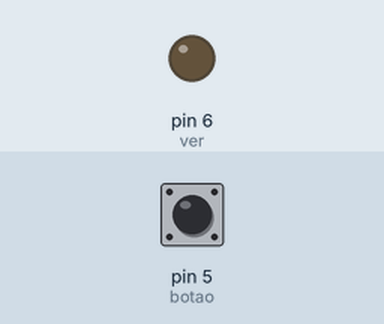
The sketch below on a simulated Arduino Uno, built with avr-gcc and run on an emulated ATmega328P. Parts: output pins drawn as LEDs (lit = HIGH). The test bench sets the inputs (shaded band); at power-on: pin 5 (botao) LOW.

Above: at 1.2 s.
1.3 s: pin 5 (botao) pulled HIGH for 0.15 s
At 2.0 s:
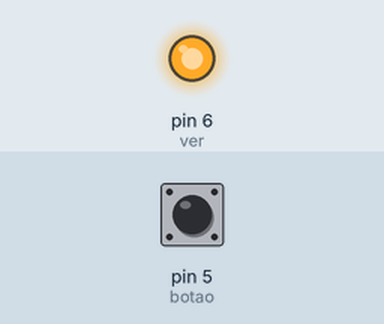
2.9 s: pin 5 (botao) pulled HIGH for 1 s
At 3.2 s:
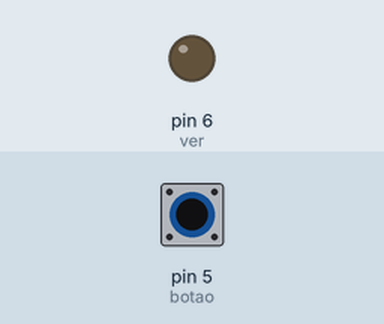
5.4 s: pin 5 (botao) pulled HIGH for 3.2 s
At 6.3 s:
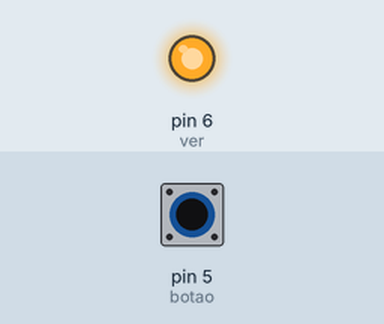
Timing chart, 0 to 8.4 s (numbered marks = the images above; inputs shaded):
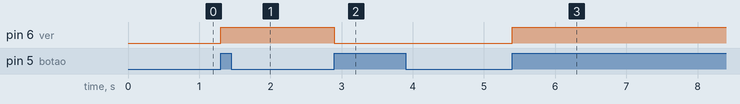

The sketch:

aula5.2_271217.ino
```cpp
const int ver = 6;
const int botao = 5;
int estb = LOW;
int estv = LOW;
int uestb = LOW;
int uestv = LOW;

void setup() {
  // put your setup code here, to run once:
pinMode (ver,OUTPUT);
pinMode (botao,INPUT);
}

void loop() {
  // put your main code here, to run repeatedly:
estb = digitalRead (botao);
if (estb != uestb)
{
 if (estb == HIGH )
 {
  if (uestv == HIGH)
  {
    digitalWrite (ver,LOW);
    uestv = LOW;
  }
  else
  {
   digitalWrite (ver,HIGH);
   uestv = HIGH;
  }
 }
}
uestb = estb;
}
```

Measured:
- after the input at 1.3 s, pin 6 (ver): LOW → HIGH at once
- after the input at 2.9 s, pin 6 (ver): HIGH → LOW at once
- after the input at 5.4 s, pin 6 (ver): LOW → HIGH at once
